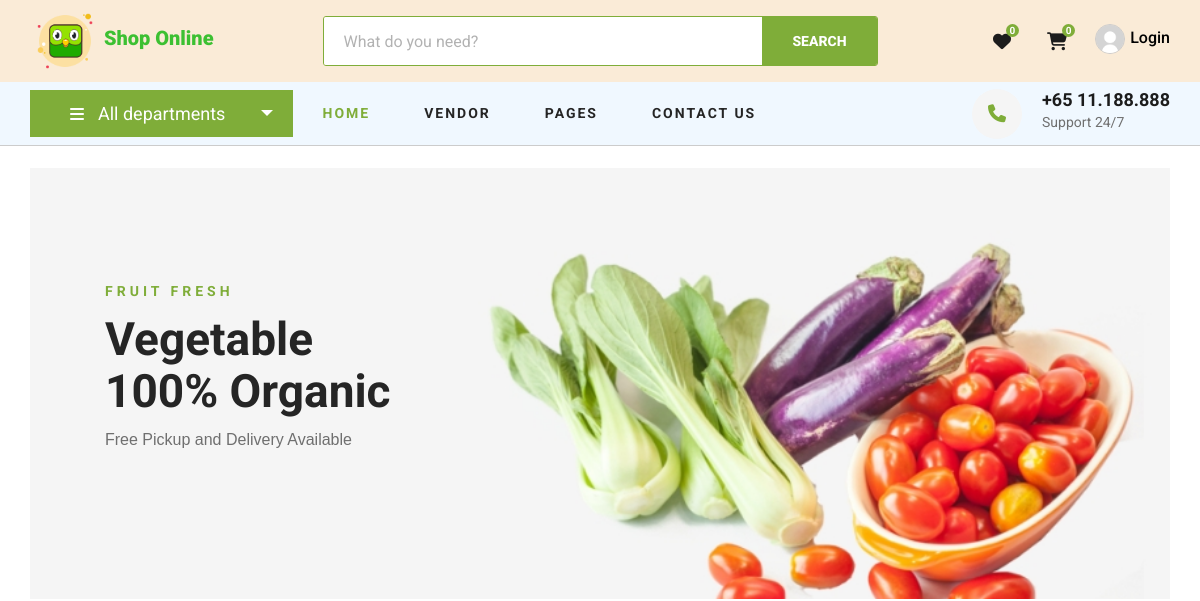
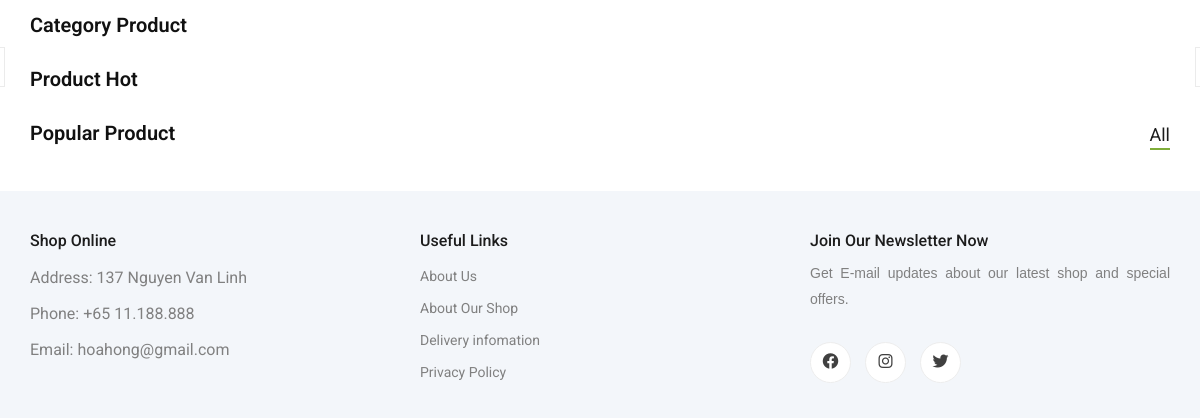
Before: / with the older database file (2 pictures, top to bottom).
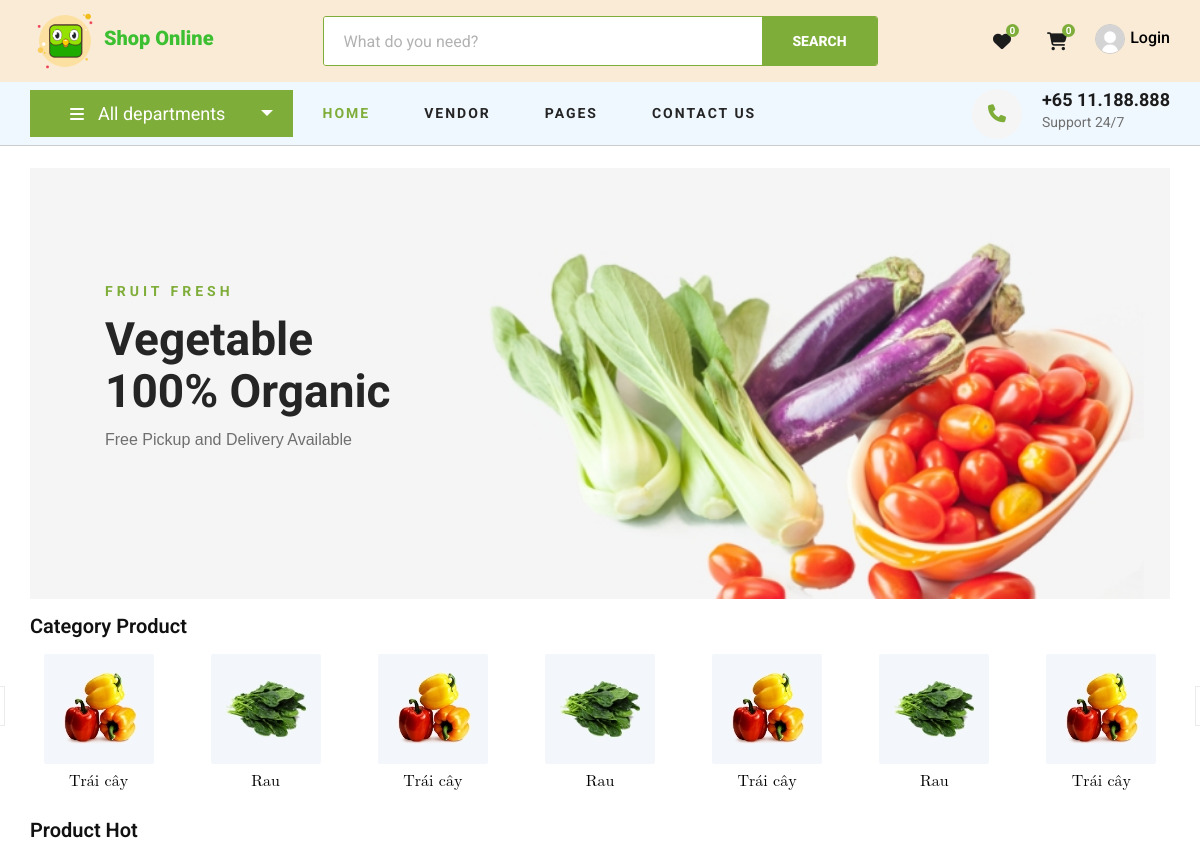
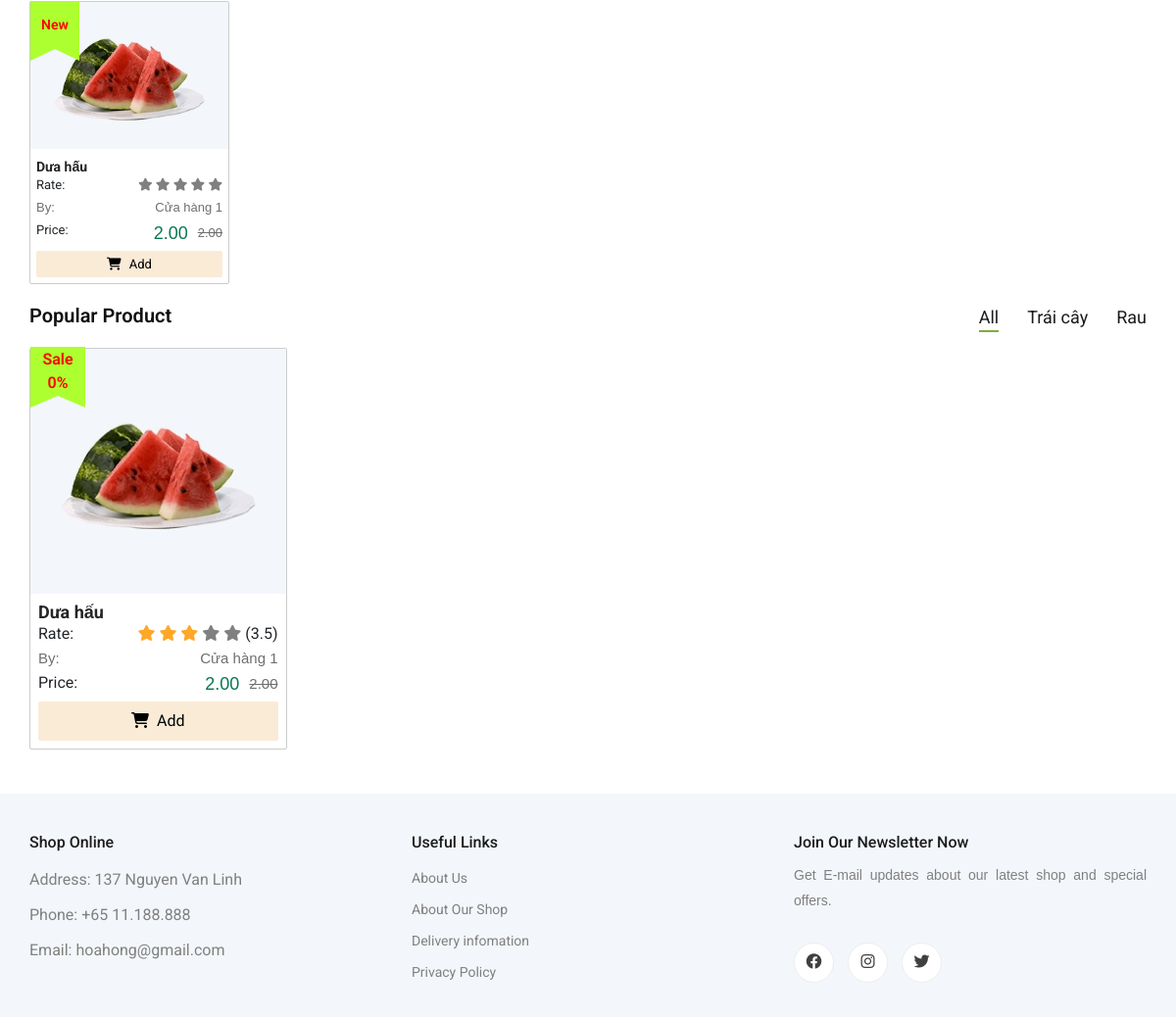
After: the same page with the newer database file (2 pictures, top to bottom).
### core/models.py (models this page shows, shortened)
class Category(models.Model):
    cid = ShortUUIDField(unique=True, length=10, max_length=20, prefix="cat", alphabet="abcdefgh12345")
    title = models.CharField(max_length=100)
    image = models.ImageField(upload_to="category")
    class Meta:
        verbose_name_plural = "Categories"

class Product(models.Model):
    pid = ShortUUIDField(unique=True, length=10, max_length=20, alphabet="abcdefgh12345")
    title = models.CharField(max_length=100, default="Fresh Pear")
    image = models.ImageField(upload_to=user_directory_path, default="product.png")
    description = RichTextUploadingField(null=True, blank=True, default="This is product")
    price = models.DecimalField(decimal_places=2, max_digits=50, default=2)
    old_price = models.DecimalField(decimal_places=2, max_digits=50, default=2)
    specifications = RichTextUploadingField(null=True, blank=True)
    product_status = models.CharField(choices=STATUS, default="in_review", max_length=50)
    type = models.CharField(max_length=100, default="Organic", null=True, blank=True)
    stock = models.CharField(max_length=100, default="10", null=True, blank=True)
    life = models.CharField(max_length=100, default="100 days", null=True, blank=True)
    mfd = models.DateTimeField(auto_now_add=False, null=True, blank=True)
    status = models.BooleanField(default=True)
    in_stock = models.BooleanField(default=True)
    featured = models.BooleanField(default=False)
    digital = models.BooleanField(default=False)
    sku = ShortUUIDField(unique=True, length=4, max_length=10, prefix="sku")
    date = models.DateTimeField(auto_now_add=True)
    updated = models.DateTimeField(null=True, blank=True)
    user = models.ForeignKey(User, on_delete=models.CASCADE, null=True)
    category = models.ForeignKey(Category, on_delete=models.CASCADE, null=True, related_name='category')
    tags = TaggableManager(blank=True)
    vendor = models.ForeignKey(Vendor, on_delete=models.CASCADE, null=True, related_name='vendor')
    class Meta:
        verbose_name_plural = "Products"
    def get_precentage(self):
        new_price = (self.price / self.old_price)*100
        return round(100 - new_price)

class Vendor(models.Model):
    vid = ShortUUIDField(unique=True, length=10, max_length=20, prefix="ven", alphabet="abcdefgh12345")
    title = models.CharField(max_length=100, default="Nestify")
    image = models.ImageField(upload_to=user_directory_path, default="vender.png")
    image_cover = models.ImageField(upload_to=user_directory_path, default="vender.png")
    description = RichTextUploadingField(null=True, blank=True)
    address = models.CharField(max_length=100, default="490 Truong Chinh Street.")
    contact = models.CharField(max_length=100, default="+(84) 344 342 295")
    chat_resp_time = models.CharField(max_length=100, default="100")
    shipping_on_time = models.CharField(max_length=100, default="100")
    authentic_rating = models.CharField(max_length=100, default="100")
    days_return = models.CharField(max_length=100, default="100")
    warranty_period = models.CharField(max_length=100, default="100")
    user = models.ForeignKey(User, on_delete=models.CASCADE, null=True)
    class Meta:
        verbose_name_plural = "Vendors"

### core/views.py (the view)
# urls.py: path('', index, name='index'),
def index(request):
    productsHot = Product.objects.filter(product_status="published", featured=True)
    products = Product.objects.filter(product_status="published")
    content = {'productsHot' : productsHot, 'products' : products}
    return render(request, 'core/index.html', content)

### templates/core/index.html (shortened to what this page needs)
{% extends 'core/base.html' %}
{% load static %}
{% block content %}
     <section class="hero">
        <div class="container">
            <div class="row">
                <div class="col-lg-12">
                    <div class="hero__item set-bg" data-setbg="{% static 'img/hero/banner.jpg' %}">
                        <div class="hero__text">
                            <span>FRUIT FRESH</span>
                            <h2>Vegetable<br/>100% Organic</h2>
                            <p>Free Pickup and Delivery Available</p>
                        </div>
                    </div>
                </div>
            </div>
        </div>
    </section>
    <section class="categories">
        <div class="container">
            <div class="row">
                <div class="col-lg-12">
                    <div class="section-title">
                        <h3>Category Product</h3>
                    </div>
                </div>
            </div>
            <div class="row">
                <div class="categories__slider owl-carousel">
                    {% for category in categorys %}
                    <div class="categories__item cu">
                        <a href="{% url 'core:category' category.cid %}">
                            <img src="{{category.image.url}}">
                            {{category.title}}
                        </a>
                    </div>
                    {% endfor %}
                </div>
            </div>
        </div>
    </section>
    <section class="products-hot">
        <div class="container">
            <div class="row">
                <div class="col-lg-12">
                    <div class="section-title">
                        <h3>Product Hot</h3>
                    </div>
                </div>
            </div>
            <div class="row">
                <div class="products__slider owl-carousel">
                        {% for productHot in productsHot %}
                        <div class="products-hot__item">
                            <div class="products-hot__item__pic set-bg" data-setbg="{{ productHot.image.url }}">
                            </div>
                            <div class="products-hot__item__text">
                                <h6><a href="#">{{ productHot.title }}</a></h6>
                                <div class="products-hot__item__rate">
                                    <span>Rate: </span>
                                    <div class="products-hot__item__rate-content">
                                        <i class="products-hot__item__rate--yellow fa fa-star" aria-hidden="true"></i>
                                        <i class="products-hot__item__rate--yellow fa fa-star" aria-hidden="true"></i>
                                        <i class="products-hot__item__rate--yellow fa fa-star" aria-hidden="true"></i>
                                        <i class="fa fa-star" aria-hidden="true"></i>
                                        <i class="fa fa-star" aria-hidden="true"></i>
                                    </div>
                                </div>
                                <div class="products-hot__item__weight">
                                    <p>By: </p>
                                    <p>{{ productHot.vendor.title }}</p>
                                </div>
                                <div class="products-hot__item__price">
                                    <span>Price: </span>
                                    <div class="products-hot__item__price-content">
                                        <p class="product__details__price-{{productHot.id}}" value="{{productHot.price}}" style="color: rgb(6, 120, 82); font-size: 18px;">{{ productHot.price }}</p>
                                        <p style="text-decoration:line-through;">{{ productHot.old_price }}</p>
                                    </div>
                                </div>
                                <button data-index="{{ productHot.id }}" class="btn-add-cart"><i class="fa fa-shopping-cart"></i>Add</button>
                            </div>
                            <div class="products-hot__item__sale">
                                <span class="title">New</span>
                            </div>
                        </div>
                        {% endfor %}
                </div>
                </div>
            </div>
    </section>
    <section class="featured spad">
        <div class="container">
            <div class="row">
                <div class="col-lg-3 col-md-3 col-sm-3">
                    <div class="section-title">
                        <h3>Popular Product</h3>
                    </div>
                </div>
                <div class="col-lg-9 col-md-9 col-sm-9">
                    <div class="featured__controls">
                        <ul>
                            <li class="active" data-filter="*">All</li>
                            {% for category in categorys %}
                            <li data-filter=".{{ category.title }}">{{ category.title }}</li>
                            {% endfor %}
                        </ul>
                    </div>
                </div>
            </div>
            <div class="row featured__filter">
                {% for product in products %}
                    <div class="col-lg-3 col-md-4 col-sm-6 mix {{ product.category.title }}">
                        <div class="featured__item">
                            <div class="featured__item__pic set-bg" data-setbg="{{ product.image.url }}">
                            </div>
                            <div class="featured__item__text">
                                <h6><a href="#">{{ product.title }}</a></h6>
                                <div class="featured__item__rate">
                                    <span>Rate: </span>
                                    <div class="featured__item__rate-content">
                                        <i class="featured__item__rate--yellow fa fa-star" aria-hidden="true"></i>
                                        <i class="featured__item__rate--yellow fa fa-star" aria-hidden="true"></i>
                                        <i class="featured__item__rate--yellow fa fa-star" aria-hidden="true"></i>
                                        <i class="fa fa-star" aria-hidden="true"></i>
                                        <i class="fa fa-star" aria-hidden="true"></i>
                                        <span>(3.5)</span>
                                    </div>
                                </div>
                                <div class="featured__item__weight">
                                    <p>By: </p>
                                    <p>{{ product.vendor.title}}</p>
                                </div>
                                <div class="featured__item__price">
                                    <span>Price: </span>
                                    <div class="featured__item__price-content">
                                        <p class="product__details__price-{{product.id}}" value="{{product.price}}" style="color: rgb(6, 120, 82); font-size: 18px;">{{ product.price }}</p>
                                        <p style="text-decoration:line-through;">{{ product.old_price }}</p>
                                    </div>
                                </div>
                                <button data-index="{{ product.id }}" class="btn-add-cart"><i class="fa fa-shopping-cart"></i>Add</button>
                            </div>
                            <div class="featured__item__sale">
                                <span class="title">Sale</span>
                                <span>{{ product.get_precentage }}%</span>
                            </div>
                        </div>
                    </div>
                {% endfor %}
            </div>
        </div>
    </section>
{% endblock content %}

Changed rows visible on the page:
added Category: image (picture), title "Trái cây"
added Category: image (picture), title "Rau"
added Product: title "Dưa hấu", vendor "Cửa hàng 1", price "2.00", old_price "2.00", get_precentage "0"
